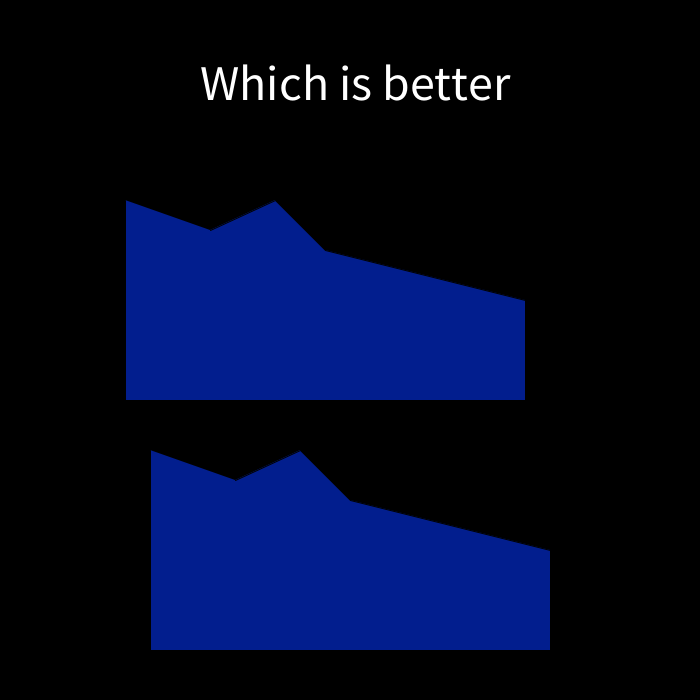
Frame 1 (no input)
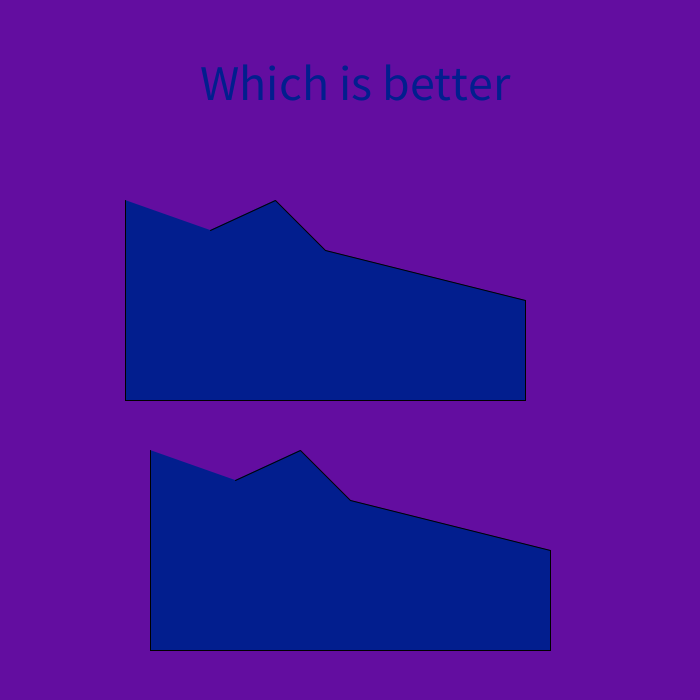
Frame 60 (the mouse pressed at the canvas centre just before this capture)
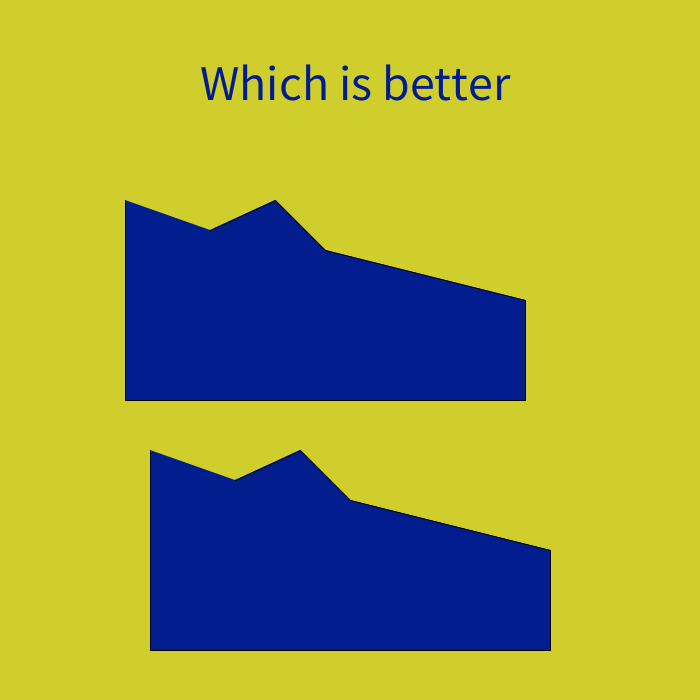
Frame 120 (the mouse held since frame 60 and released just before this capture)

The Processing sketch that drew these frames (run headless with seeded random() and noise(); from frame 60 on, the mouse is pressed at the canvas centre):

// Processing sketch: functions_exercise
// ── functions_exercise.pde
int r;
int g;
int b;
void setup (){
  size(700,700);
}

void draw() {
  background(r,g,b);
  textSize(50);
  text("Which is better",200, 100);
  
   r = (int) random(255);
  g = (int) random(255);
  b = (int) random(255);
  
  shoe();
  push();
  
  translate(100, 450);
  shoe();
  pop();
}

void shoe() {
  translate(-75,-200);
  fill(2,30,142);
  beginShape();
  vertex(200, 400);
  vertex(200, 600);
  vertex(600,600);
  vertex(600, 500);
  vertex(400, 450);
  vertex(350, 400);
  vertex(285,430);
  endShape();
  
}
